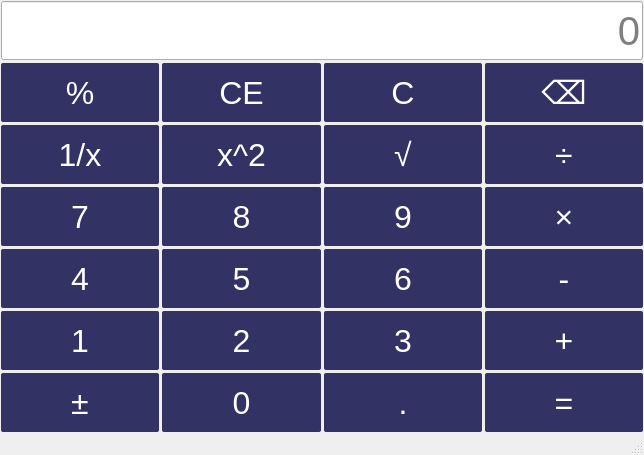
<?xml version="1.0" encoding="UTF-8"?>
<ui version="4.0">
 <class>MainWindow</class>
 <widget class="QMainWindow" name="MainWindow">
  <property name="geometry">
   <rect>
    <x>0</x>
    <y>0</y>
    <width>644</width>
    <height>455</height>
   </rect>
  </property>
  <property name="windowTitle">
   <string>计算器-冯志彬-2021421220207</string>
  </property>
  <property name="styleSheet">
   <string notr="true">QPushButton{
background-color:rgb(50,50,100);
font-size: 24pt;
color:white;
border-radius:2px;
}
QPushButton:hover{
background-color:lightblue;
color:black
}
QPushButton:pressed{
background-color:lightyellow;
color:black
}
QLineEdit{
font-size:30pt;
}</string>
  </property>
  <widget class="QWidget" name="centralwidget">
   <layout class="QVBoxLayout" name="verticalLayout">
    <property name="spacing">
     <number>3</number>
    </property>
    <property name="leftMargin">
     <number>1</number>
    </property>
    <property name="topMargin">
     <number>1</number>
    </property>
    <property name="rightMargin">
     <number>1</number>
    </property>
    <property name="bottomMargin">
     <number>1</number>
    </property>
    <item>
     <layout class="QGridLayout" name="gridLayout">
      <item row="3" column="1">
       <widget class="QPushButton" name="btnNum8">
        <property name="sizePolicy">
         <sizepolicy hsizetype="Minimum" vsizetype="Minimum">
          <horstretch>0</horstretch>
          <verstretch>0</verstretch>
         </sizepolicy>
        </property>
        <property name="text">
         <string>8</string>
        </property>
       </widget>
      </item>
      <item row="4" column="1">
       <widget class="QPushButton" name="btnNum5">
        <property name="sizePolicy">
         <sizepolicy hsizetype="Minimum" vsizetype="Minimum">
          <horstretch>0</horstretch>
          <verstretch>0</verstretch>
         </sizepolicy>
        </property>
        <property name="text">
         <string>5</string>
        </property>
       </widget>
      </item>
      <item row="2" column="1">
       <widget class="QPushButton" name="btnSquare">
        <property name="sizePolicy">
         <sizepolicy hsizetype="Minimum" vsizetype="Minimum">
          <horstretch>0</horstretch>
          <verstretch>0</verstretch>
         </sizepolicy>
        </property>
        <property name="text">
         <string>x^2</string>
        </property>
       </widget>
      </item>
      <item row="3" column="3">
       <widget class="QPushButton" name="btnMultiple">
        <property name="sizePolicy">
         <sizepolicy hsizetype="Minimum" vsizetype="Minimum">
          <horstretch>0</horstretch>
          <verstretch>0</verstretch>
         </sizepolicy>
        </property>
        <property name="text">
         <string>×</string>
        </property>
       </widget>
      </item>
      <item row="2" column="2">
       <widget class="QPushButton" name="btnSqrt">
        <property name="sizePolicy">
         <sizepolicy hsizetype="Minimum" vsizetype="Minimum">
          <horstretch>0</horstretch>
          <verstretch>0</verstretch>
         </sizepolicy>
        </property>
        <property name="text">
         <string>√</string>
        </property>
       </widget>
      </item>
      <item row="2" column="0">
       <widget class="QPushButton" name="btnInverse">
        <property name="sizePolicy">
         <sizepolicy hsizetype="Minimum" vsizetype="Minimum">
          <horstretch>0</horstretch>
          <verstretch>0</verstretch>
         </sizepolicy>
        </property>
        <property name="text">
         <string>1/x</string>
        </property>
       </widget>
      </item>
      <item row="6" column="1">
       <widget class="QPushButton" name="btnNum0">
        <property name="sizePolicy">
         <sizepolicy hsizetype="Minimum" vsizetype="Minimum">
          <horstretch>0</horstretch>
          <verstretch>0</verstretch>
         </sizepolicy>
        </property>
        <property name="text">
         <string>0</string>
        </property>
       </widget>
      </item>
      <item row="5" column="0">
       <widget class="QPushButton" name="btnNum1">
        <property name="sizePolicy">
         <sizepolicy hsizetype="Minimum" vsizetype="Minimum">
          <horstretch>0</horstretch>
          <verstretch>0</verstretch>
         </sizepolicy>
        </property>
        <property name="text">
         <string>1</string>
        </property>
       </widget>
      </item>
      <item row="6" column="0">
       <widget class="QPushButton" name="pushButtonfu">
        <property name="sizePolicy">
         <sizepolicy hsizetype="Minimum" vsizetype="Minimum">
          <horstretch>0</horstretch>
          <verstretch>0</verstretch>
         </sizepolicy>
        </property>
        <property name="text">
         <string>±</string>
        </property>
       </widget>
      </item>
      <item row="1" column="2">
       <widget class="QPushButton" name="btnClear">
        <property name="sizePolicy">
         <sizepolicy hsizetype="Minimum" vsizetype="Minimum">
          <horstretch>0</horstretch>
          <verstretch>0</verstretch>
         </sizepolicy>
        </property>
        <property name="text">
         <string>C</string>
        </property>
       </widget>
      </item>
      <item row="5" column="1">
       <widget class="QPushButton" name="btnNum2">
        <property name="sizePolicy">
         <sizepolicy hsizetype="Minimum" vsizetype="Minimum">
          <horstretch>0</horstretch>
          <verstretch>0</verstretch>
         </sizepolicy>
        </property>
        <property name="text">
         <string>2</string>
        </property>
       </widget>
      </item>
      <item row="5" column="2">
       <widget class="QPushButton" name="btnNum3">
        <property name="sizePolicy">
         <sizepolicy hsizetype="Minimum" vsizetype="Minimum">
          <horstretch>0</horstretch>
          <verstretch>0</verstretch>
         </sizepolicy>
        </property>
        <property name="text">
         <string>3</string>
        </property>
       </widget>
      </item>
      <item row="0" column="0" colspan="4">
       <widget class="QLineEdit" name="display">
        <property name="sizePolicy">
         <sizepolicy hsizetype="Expanding" vsizetype="Preferred">
          <horstretch>0</horstretch>
          <verstretch>0</verstretch>
         </sizepolicy>
        </property>
        <property name="alignment">
         <set>Qt::AlignmentFlag::AlignRight|Qt::AlignmentFlag::AlignTrailing|Qt::AlignmentFlag::AlignVCenter</set>
        </property>
        <property name="placeholderText">
         <string>0</string>
        </property>
       </widget>
      </item>
      <item row="6" column="3">
       <widget class="QPushButton" name="btnEqual">
        <property name="sizePolicy">
         <sizepolicy hsizetype="Minimum" vsizetype="Minimum">
          <horstretch>0</horstretch>
          <verstretch>0</verstretch>
         </sizepolicy>
        </property>
        <property name="text">
         <string>=</string>
        </property>
       </widget>
      </item>
      <item row="3" column="0">
       <widget class="QPushButton" name="btnNum7">
        <property name="sizePolicy">
         <sizepolicy hsizetype="Minimum" vsizetype="Minimum">
          <horstretch>0</horstretch>
          <verstretch>0</verstretch>
         </sizepolicy>
        </property>
        <property name="text">
         <string>7</string>
        </property>
       </widget>
      </item>
      <item row="3" column="2">
       <widget class="QPushButton" name="btnNum9">
        <property name="sizePolicy">
         <sizepolicy hsizetype="Minimum" vsizetype="Minimum">
          <horstretch>0</horstretch>
          <verstretch>0</verstretch>
         </sizepolicy>
        </property>
        <property name="text">
         <string>9</string>
        </property>
       </widget>
      </item>
      <item row="4" column="3">
       <widget class="QPushButton" name="btnMinus">
        <property name="sizePolicy">
         <sizepolicy hsizetype="Minimum" vsizetype="Minimum">
          <horstretch>0</horstretch>
          <verstretch>0</verstretch>
         </sizepolicy>
        </property>
        <property name="text">
         <string>-</string>
        </property>
       </widget>
      </item>
      <item row="6" column="2">
       <widget class="QPushButton" name="btnPeriod">
        <property name="sizePolicy">
         <sizepolicy hsizetype="Minimum" vsizetype="Minimum">
          <horstretch>0</horstretch>
          <verstretch>0</verstretch>
         </sizepolicy>
        </property>
        <property name="text">
         <string>.</string>
        </property>
       </widget>
      </item>
      <item row="5" column="3">
       <widget class="QPushButton" name="btnPlus">
        <property name="sizePolicy">
         <sizepolicy hsizetype="Minimum" vsizetype="Minimum">
          <horstretch>0</horstretch>
          <verstretch>0</verstretch>
         </sizepolicy>
        </property>
        <property name="text">
         <string>+</string>
        </property>
       </widget>
      </item>
      <item row="1" column="0">
       <widget class="QPushButton" name="btnPercentage">
        <property name="sizePolicy">
         <sizepolicy hsizetype="Minimum" vsizetype="Minimum">
          <horstretch>0</horstretch>
          <verstretch>0</verstretch>
         </sizepolicy>
        </property>
        <property name="text">
         <string>%</string>
        </property>
       </widget>
      </item>
      <item row="4" column="2">
       <widget class="QPushButton" name="btnNum6">
        <property name="sizePolicy">
         <sizepolicy hsizetype="Minimum" vsizetype="Minimum">
          <horstretch>0</horstretch>
          <verstretch>0</verstretch>
         </sizepolicy>
        </property>
        <property name="text">
         <string>6</string>
        </property>
       </widget>
      </item>
      <item row="1" column="1">
       <widget class="QPushButton" name="btnClearAll">
        <property name="sizePolicy">
         <sizepolicy hsizetype="Minimum" vsizetype="Minimum">
          <horstretch>0</horstretch>
          <verstretch>0</verstretch>
         </sizepolicy>
        </property>
        <property name="text">
         <string>CE</string>
        </property>
       </widget>
      </item>
      <item row="4" column="0">
       <widget class="QPushButton" name="btnNum4">
        <property name="sizePolicy">
         <sizepolicy hsizetype="Minimum" vsizetype="Minimum">
          <horstretch>0</horstretch>
          <verstretch>0</verstretch>
         </sizepolicy>
        </property>
        <property name="text">
         <string>4</string>
        </property>
       </widget>
      </item>
      <item row="2" column="3">
       <widget class="QPushButton" name="btnDivide">
        <property name="sizePolicy">
         <sizepolicy hsizetype="Minimum" vsizetype="Minimum">
          <horstretch>0</horstretch>
          <verstretch>0</verstretch>
         </sizepolicy>
        </property>
        <property name="text">
         <string>÷</string>
        </property>
       </widget>
      </item>
      <item row="1" column="3">
       <widget class="QPushButton" name="btnDel">
        <property name="sizePolicy">
         <sizepolicy hsizetype="Minimum" vsizetype="Minimum">
          <horstretch>0</horstretch>
          <verstretch>0</verstretch>
         </sizepolicy>
        </property>
        <property name="text">
         <string>⌫</string>
        </property>
       </widget>
      </item>
     </layout>
    </item>
   </layout>
  </widget>
  <widget class="QMenuBar" name="menubar">
   <property name="geometry">
    <rect>
     <x>0</x>
     <y>0</y>
     <width>644</width>
     <height>25</height>
    </rect>
   </property>
  </widget>
  <widget class="QStatusBar" name="statusbar"/>
 </widget>
 <resources/>
 <connections/>
</ui>
